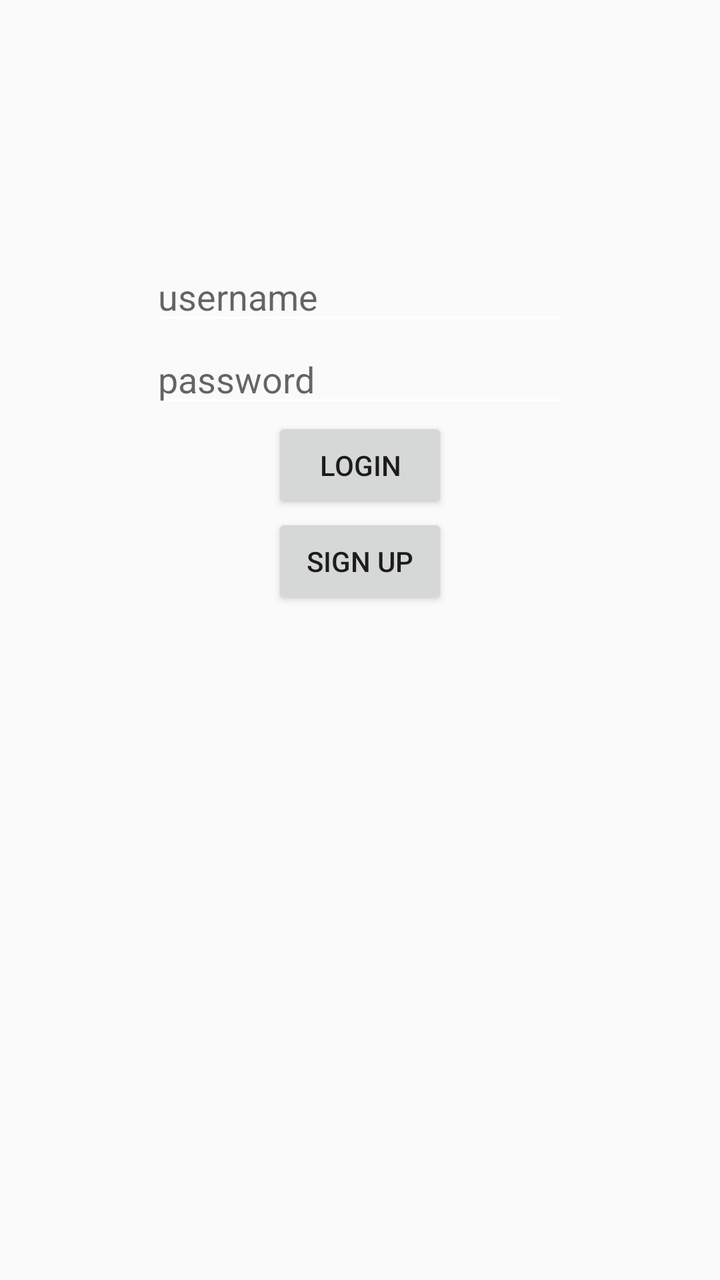
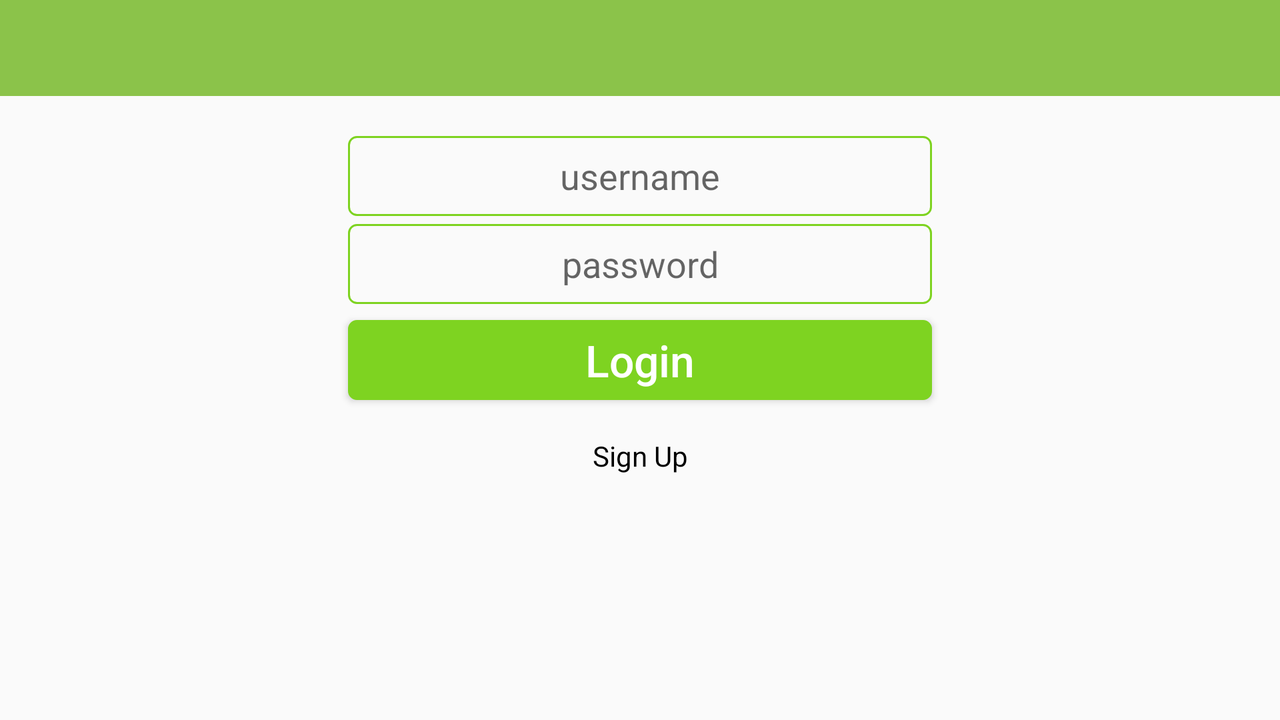

Two renders of one Android screen. The first uses the default layout on a phone; the second uses the alternative layout the repository ships for a different screen configuration, on a matching device. The two XML files are below.
<!-- AndroidManifest.xml: application theme AppTheme -->
<!-- res/layout/login_activity.xml -->
<RelativeLayout xmlns:android="http://schemas.android.com/apk/res/android"
    xmlns:tools="http://schemas.android.com/tools"
    android:layout_width="match_parent"
    android:layout_height="match_parent"
    android:paddingLeft="@dimen/activity_horizontal_margin"
    android:paddingRight="@dimen/activity_horizontal_margin"
    android:paddingTop="@dimen/activity_vertical_margin"
    android:paddingBottom="@dimen/activity_vertical_margin"
    tools:context="com.quarkworks.apartmentgroceries.auth.LoginActivity">

    
    <EditText
        android:id="@+id/login_activity_username_id"
        android:layout_width="wrap_content"
        android:layout_height="wrap_content"
        android:layout_marginTop="118dp"
        android:layout_alignParentTop="true"
        android:layout_centerHorizontal="true"
        android:inputType="textPersonName"
        android:hint="username"
        android:ems="10" />

    
    <EditText
        android:id="@+id/login_activity_password_id"
        android:layout_width="wrap_content"
        android:layout_height="wrap_content"
        android:layout_below="@+id/login_activity_username_id"
        android:layout_alignLeft="@+id/login_activity_username_id"
        android:layout_alignStart="@+id/login_activity_username_id"
        android:inputType="textPassword"
        android:hint="password"
        android:ems="10" />

    
    <Button
        android:id="@+id/login_activity_login_button_id"
        android:layout_width="wrap_content"
        android:layout_height="wrap_content"
        android:layout_below="@+id/login_activity_password_id"
        android:layout_centerHorizontal="true"
        android:text="@string/login_button"/>

    
    <Button
        android:id="@+id/login_activity_sign_up_button_id"
        android:layout_width="wrap_content"
        android:layout_height="wrap_content"
        android:layout_below="@+id/login_activity_login_button_id"
        android:layout_centerHorizontal="true"
        android:text="@string/sign_up_button"/>

</RelativeLayout>
<!-- resources referenced by this layout -->
<resources>
  <dimen name="activity_horizontal_margin">16dp</dimen>
  <dimen name="activity_vertical_margin">8dp</dimen>
  <string name="login_button">Login</string>
  <string name="sign_up_button">Sign Up</string>
  <style name="AppTheme" parent="Theme.AppCompat.Light.NoActionBar">
          <item name="colorPrimary">@color/colorPrimary</item>
          <item name="colorPrimaryDark">@color/colorPrimaryDark</item>
          <item name="colorAccent">@color/colorAccent</item>
          <item name="android:textColorSecondary">@android:color/white</item>
      </style>
  <color name="colorPrimary">#8BC34A</color>
  <color name="colorPrimaryDark">#689F38</color>
  <color name="colorAccent">#64DD17</color>
</resources>
<!-- res/layout-land/login_activity.xml (the repository's variant of the layout above) -->
<!-- drawn on the phone turned sideways -->
<RelativeLayout xmlns:android="http://schemas.android.com/apk/res/android"
    xmlns:tools="http://schemas.android.com/tools"
    android:layout_width="match_parent"
    android:layout_height="match_parent"
    tools:context="com.quarkworks.apartmentgroceries.auth.LoginActivity">

    
    <include layout="@layout/main_toolbar" />

    <RelativeLayout
        android:layout_width="@dimen/login_sign_up_username_password_width"
        android:layout_height="wrap_content"
        android:layout_below="@+id/main_toolbar_id"
        android:layout_centerInParent="true">

        
        <EditText
            android:id="@+id/login_activity_username_id"
            android:layout_width="match_parent"
            android:layout_height="@dimen/login_sign_up_username_password_height"
            android:layout_marginTop="@dimen/login_margin_top_land"
            android:layout_marginLeft="@dimen/login_sign_up_username_password_margin"
            android:layout_marginRight="@dimen/login_sign_up_username_password_margin"
            android:padding="@dimen/login_sign_up_username_password_padding"

            android:layout_centerHorizontal="true"
            android:inputType="textPersonName"
            android:hint="username"
            android:textAlignment="center"
            android:ems="10"
            android:background="@drawable/rectangle_border"/>

        
        <EditText
            android:id="@+id/login_activity_password_id"
            android:layout_width="match_parent"
            android:layout_height="@dimen/login_sign_up_username_password_height"
            android:layout_margin="@dimen/login_sign_up_username_password_margin"
            android:padding="@dimen/login_sign_up_username_password_padding"
            android:layout_below="@+id/login_activity_username_id"
            android:layout_centerHorizontal="true"
            android:inputType="textPassword"
            android:hint="password"
            android:textAlignment="center"
            android:ems="10"
            android:background="@drawable/rectangle_border"/>

        
        <Button
            android:id="@+id/login_activity_login_button_id"
            android:layout_width="match_parent"
            android:layout_height="@dimen/login_sign_up_username_password_height"
            android:layout_margin="@dimen/login_sign_up_username_password_margin"
            android:padding="@dimen/login_sign_up_username_password_padding"
            android:layout_below="@+id/login_activity_password_id"
            android:layout_centerHorizontal="true"
            android:text="@string/login_button"
            android:textColor="@android:color/white"
            android:textAllCaps="false"
            android:background="@drawable/login_sign_up_button_background"
            style="@android:style/TextAppearance.Large"/>

        
        <TextView
            android:id="@+id/login_activity_sign_up_id"
            android:layout_width="match_parent"
            android:layout_height="@dimen/login_sign_up_username_password_height"
            android:layout_margin="@dimen/login_sign_up_username_password_margin"
            android:padding="@dimen/login_sign_up_username_password_padding"
            android:layout_below="@+id/login_activity_login_button_id"
            android:layout_centerHorizontal="true"
            android:gravity="center"
            android:text="@string/sign_up_button"
            android:textColor="@android:color/black"
            style="@android:style/TextAppearance.Small" />
    </RelativeLayout>

    <ProgressBar
        android:id="@+id/login_activity_progress_bar_id"
        android:layout_width="wrap_content"
        android:layout_height="wrap_content"
        android:layout_centerInParent="true"
        android:layout_centerHorizontal="true"
        android:layout_centerVertical="true"
        android:visibility="invisible"
        android:indeterminate="true"
        android:indeterminateTintMode="src_atop"
        android:indeterminateTint="@color/colorPrimaryDark"
        style="?android:attr/progressBarStyleLarge"/>
</RelativeLayout>
<!-- res/layout/main_toolbar.xml (included above) -->
<android.support.v7.widget.Toolbar xmlns:android="http://schemas.android.com/apk/res/android"
    android:id="@+id/main_toolbar_id"
    android:layout_width="match_parent"
    android:layout_height="wrap_content"
    android:background="@color/colorPrimary">

    
    <TextView
        android:id="@+id/toolbar_title_id"
        android:layout_width="wrap_content"
        android:layout_height="wrap_content"
        android:textColor="@android:color/white"
        android:gravity="center"
        style="@android:style/TextAppearance.Large"/>

</android.support.v7.widget.Toolbar>
<!-- resources referenced by the variant -->
<!-- as the phone turned sideways resolves them -->
<resources>
  <color name="colorPrimary">#8BC34A</color>
  <color name="colorPrimaryDark">#689F38</color>
  <dimen name="login_margin_top_land">20dp</dimen>
  <dimen name="login_sign_up_username_password_height">40dp</dimen>
  <dimen name="login_sign_up_username_password_margin">4dp</dimen>
  <dimen name="login_sign_up_username_password_padding">4dp</dimen>
  <dimen name="login_sign_up_username_password_width">300dp</dimen>
  <!-- drawable login_sign_up_button_background (drawable) -->
  <?xml version="1.0" encoding="utf-8"?>
  <shape xmlns:android="http://schemas.android.com/apk/res/android"
      android:shape="rectangle">
      <corners android:radius="@dimen/rectangle_corner_radius" />
      <stroke
          android:width="1dp"
          android:color="@color/colorBorder" />
      <solid android:color="@color/colorBorder" />
  
  </shape>
  <!-- drawable rectangle_border (drawable) -->
  <?xml version="1.0" encoding="utf-8"?>
  <shape xmlns:android="http://schemas.android.com/apk/res/android"
      android:shape="rectangle">
      <corners android:radius="@dimen/rectangle_corner_radius" />
      <stroke
          android:width="1dp"
          android:color="@color/colorBorder" />
  </shape>
  <string name="login_button">Login</string>
  <string name="sign_up_button">Sign Up</string>
  <style name="AppTheme" parent="Theme.AppCompat.Light.NoActionBar">
          <item name="colorPrimary">@color/colorPrimary</item>
          <item name="colorPrimaryDark">@color/colorPrimaryDark</item>
          <item name="colorAccent">@color/colorAccent</item>
          <item name="android:textColorSecondary">@android:color/white</item>
      </style>
  <dimen name="rectangle_corner_radius">4dp</dimen>
  <color name="colorBorder">#7ED321</color>
  <color name="colorAccent">#64DD17</color>
</resources>
